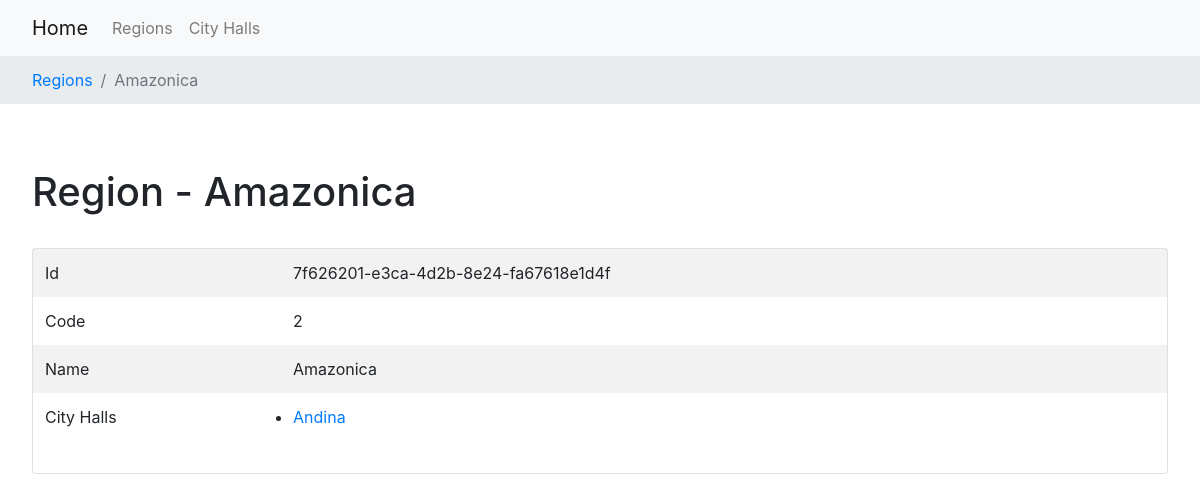
Page /region/7f626201-e3ca-4d2b-8e24-fa67618e1d4f/ on the earlier database version.
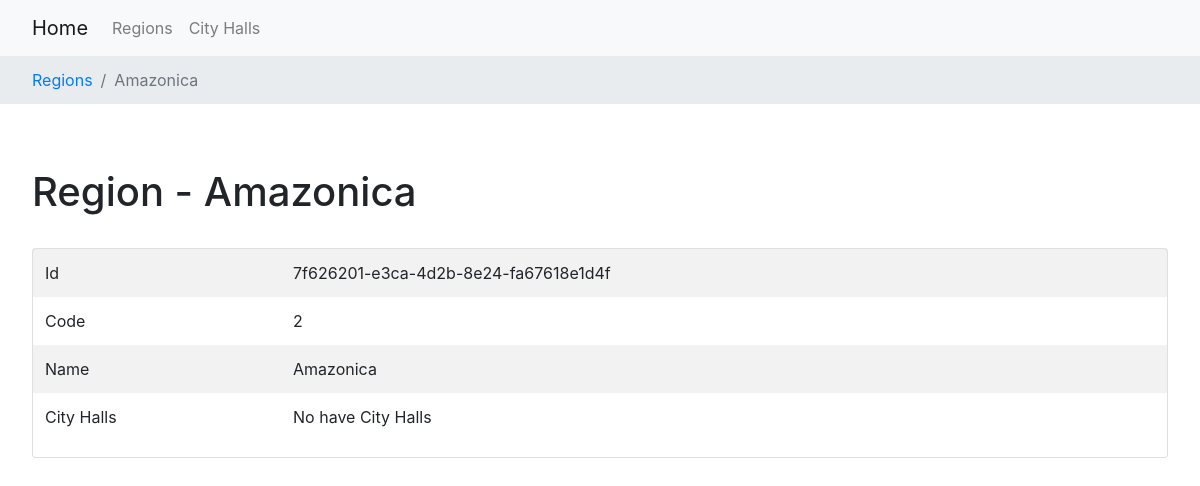
Same page on the later database version.
### region/models.py (models this page shows, shortened)
class Region(models.Model):
    id = models.UUIDField(primary_key=True, default=uuid4, editable=False)
    code = models.CharField(max_length=11)
    name = models.CharField(max_length=200)
    city_halls = models.ManyToManyField(CityHall, related_name="regions", blank=True)

### city_hall/models.py (models this page shows, shortened)
class CityHall(models.Model):
    id = models.UUIDField(primary_key=True, default=uuid4, editable=False)
    code = models.CharField(max_length=11)
    name = models.CharField(max_length=200)
    active = models.BooleanField(default=False)

### region/views.py (the view)
# urls.py: path("<uuid:pk>/", RegionDetail.as_view(), name="region-detail"),
class RegionDetail(DetailView):
    model = Region

### region/templates/region/region_detail.html
{% extends 'region/layout.html' %}
{% block breadcrumb %}
<nav aria-label="breadcrumb" style="background-color: #e9ecef;">
    <ol class="breadcrumb">
        <li class="breadcrumb-item"><a href="{% url 'region-list' %}">Regions</a></li>
        <li class="breadcrumb-item active" aria-current="page">{{ object.name }}</li>
    </ol>
</nav>
{% endblock %}
{% block header %}
<h1>
    Region - {{ object.name  }}
</h1>
{% endblock %}
{% block content %}
<div class="card">
    <div class="card-body p-0">
        <table class="table table-borderless table-striped">
            <tbody>
                <tr>
                    <td>Id</td>
                    <td>{{ object.id }}</td>
                </tr>
                <tr>
                    <td>Code</td>
                    <td>{{ object.code }}</td>
                </tr>
                <tr>
                    <td>Name</td>
                    <td>{{ object.name }}</td>
                </tr>
                <tr>
                    <td>City Halls</td>
                    <td>
                        {% if object.city_halls.all|length %}
                        <ul class="pl-0">
                            {% for city_hall in object.city_halls.all %}
                            <li>
                                <a href="{% url 'city-hall-detail' pk=city_hall.id %}">{{ city_hall.name }}</a>
                            </li>
                            {% endfor %}
                        </ul>
                        {% else %}
                        No have City Halls
                        {% endif %}
                    </td>
                </tr>
            </tbody>
        </table>
    </div>
</div>
{% endblock %}

### region/templates/region/layout.html
{% extends 'base.html' %}

### finaktiva_reto/templates/base.html (shortened to what this page needs)
<!doctype html>
<html class="no-js" lang="">
<head>
    <link rel="stylesheet" href="https://use.fontawesome.com/releases/v5.12.1/css/all.css">
    <link rel="stylesheet" href="https://stackpath.bootstrapcdn.com/bootstrap/4.4.1/css/bootstrap.min.css"
>
</head>
<body>
    {% block navbar %}
    <nav class="navbar navbar-expand-lg navbar-light bg-light">
        <a class="navbar-brand" href="/">Home</a>
        <div class="collapse navbar-collapse" id="navbar-menu">
            <ul class="navbar-nav">
                <li class="nav-item">
                    <a class="nav-link" href="{% url 'region-list' %}">Regions</a>
                </li>
                <li class="nav-item">
                    <a class="nav-link" href="{% url 'city-hall-list' %}">City Halls</a>
                </li>
            </ul>
        </div>
    </nav>
    {% endblock %}
    {% block breadcrumb %}
    {% endblock %}
    <header class="pt-5 pb-4">
        <div class="container-fluid">
            {% block header %}
            {% endblock %}
        </div>
    </header>
    <main>
        <div class="container-fluid">
            {% block content %}
            {% endblock %}
        </div>
    </main>
</body>
</html>

### finaktiva_reto/templates/base.html (style rules this page uses)
.container-fluid { padding-left: 32px; padding-right: 32px; }
.navbar { padding-left: 32px; padding-right: 32px; }
.breadcrumb { padding-left: 32px; padding-right: 32px; }

Differences in the rows shown:
removed CityHall: name "Andina"
Other differences:
text now shown: "No have City Halls"
